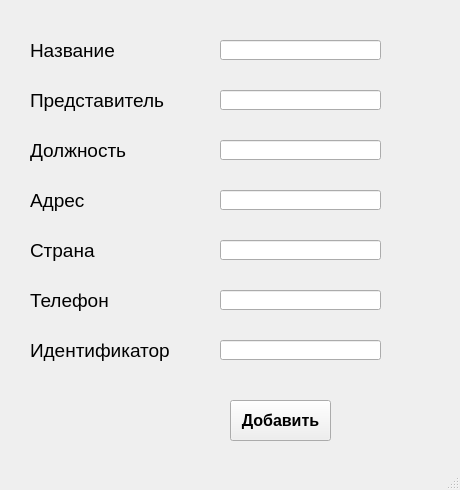
<?xml version="1.0" encoding="UTF-8"?>
<ui version="4.0">
 <class>DillerAdd</class>
 <widget class="QMainWindow" name="DillerAdd">
  <property name="geometry">
   <rect>
    <x>0</x>
    <y>0</y>
    <width>460</width>
    <height>490</height>
   </rect>
  </property>
  <property name="windowTitle">
   <string>Добавление поставщика</string>
  </property>
  <widget class="QWidget" name="centralwidget">
   <widget class="QLabel" name="label">
    <property name="geometry">
     <rect>
      <x>30</x>
      <y>30</y>
      <width>141</width>
      <height>41</height>
     </rect>
    </property>
    <property name="font">
     <font>
      <pointsize>14</pointsize>
      <weight>50</weight>
      <bold>false</bold>
     </font>
    </property>
    <property name="text">
     <string>Название</string>
    </property>
   </widget>
   <widget class="QLabel" name="label_2">
    <property name="geometry">
     <rect>
      <x>30</x>
      <y>80</y>
      <width>141</width>
      <height>41</height>
     </rect>
    </property>
    <property name="font">
     <font>
      <pointsize>14</pointsize>
      <weight>50</weight>
      <bold>false</bold>
     </font>
    </property>
    <property name="text">
     <string>Представитель</string>
    </property>
   </widget>
   <widget class="QLabel" name="label_3">
    <property name="geometry">
     <rect>
      <x>30</x>
      <y>130</y>
      <width>141</width>
      <height>41</height>
     </rect>
    </property>
    <property name="font">
     <font>
      <pointsize>14</pointsize>
      <weight>50</weight>
      <bold>false</bold>
     </font>
    </property>
    <property name="text">
     <string>Должность</string>
    </property>
   </widget>
   <widget class="QLabel" name="label_4">
    <property name="geometry">
     <rect>
      <x>30</x>
      <y>180</y>
      <width>141</width>
      <height>41</height>
     </rect>
    </property>
    <property name="font">
     <font>
      <pointsize>14</pointsize>
      <weight>50</weight>
      <bold>false</bold>
     </font>
    </property>
    <property name="text">
     <string>Адрес</string>
    </property>
   </widget>
   <widget class="QLabel" name="label_5">
    <property name="geometry">
     <rect>
      <x>30</x>
      <y>330</y>
      <width>161</width>
      <height>41</height>
     </rect>
    </property>
    <property name="font">
     <font>
      <pointsize>14</pointsize>
      <weight>50</weight>
      <bold>false</bold>
     </font>
    </property>
    <property name="text">
     <string>Идентификатор</string>
    </property>
   </widget>
   <widget class="QLabel" name="label_6">
    <property name="geometry">
     <rect>
      <x>30</x>
      <y>230</y>
      <width>141</width>
      <height>41</height>
     </rect>
    </property>
    <property name="font">
     <font>
      <pointsize>14</pointsize>
      <weight>50</weight>
      <bold>false</bold>
     </font>
    </property>
    <property name="text">
     <string>Страна</string>
    </property>
   </widget>
   <widget class="QLabel" name="label_7">
    <property name="geometry">
     <rect>
      <x>30</x>
      <y>280</y>
      <width>151</width>
      <height>41</height>
     </rect>
    </property>
    <property name="font">
     <font>
      <pointsize>14</pointsize>
      <weight>50</weight>
      <bold>false</bold>
     </font>
    </property>
    <property name="text">
     <string>Телефон</string>
    </property>
   </widget>
   <widget class="QLineEdit" name="dillerName">
    <property name="geometry">
     <rect>
      <x>220</x>
      <y>40</y>
      <width>161</width>
      <height>20</height>
     </rect>
    </property>
    <property name="font">
     <font>
      <pointsize>12</pointsize>
     </font>
    </property>
   </widget>
   <widget class="QLineEdit" name="dillerAgent">
    <property name="geometry">
     <rect>
      <x>220</x>
      <y>90</y>
      <width>161</width>
      <height>20</height>
     </rect>
    </property>
    <property name="font">
     <font>
      <pointsize>12</pointsize>
     </font>
    </property>
   </widget>
   <widget class="QLineEdit" name="dillerContry">
    <property name="geometry">
     <rect>
      <x>220</x>
      <y>240</y>
      <width>161</width>
      <height>20</height>
     </rect>
    </property>
    <property name="font">
     <font>
      <pointsize>12</pointsize>
     </font>
    </property>
   </widget>
   <widget class="QLineEdit" name="dillerAddres">
    <property name="geometry">
     <rect>
      <x>220</x>
      <y>190</y>
      <width>161</width>
      <height>20</height>
     </rect>
    </property>
    <property name="font">
     <font>
      <pointsize>12</pointsize>
     </font>
    </property>
   </widget>
   <widget class="QLineEdit" name="dillerId">
    <property name="geometry">
     <rect>
      <x>220</x>
      <y>340</y>
      <width>161</width>
      <height>20</height>
     </rect>
    </property>
    <property name="font">
     <font>
      <pointsize>12</pointsize>
     </font>
    </property>
   </widget>
   <widget class="QLineEdit" name="dillerTel">
    <property name="geometry">
     <rect>
      <x>220</x>
      <y>290</y>
      <width>161</width>
      <height>20</height>
     </rect>
    </property>
    <property name="font">
     <font>
      <pointsize>12</pointsize>
     </font>
    </property>
   </widget>
   <widget class="QPushButton" name="dillerAddBtn">
    <property name="geometry">
     <rect>
      <x>230</x>
      <y>400</y>
      <width>101</width>
      <height>41</height>
     </rect>
    </property>
    <property name="font">
     <font>
      <pointsize>12</pointsize>
      <weight>75</weight>
      <bold>true</bold>
     </font>
    </property>
    <property name="text">
     <string>Добавить</string>
    </property>
   </widget>
   <widget class="QLineEdit" name="dillerPos">
    <property name="geometry">
     <rect>
      <x>220</x>
      <y>140</y>
      <width>161</width>
      <height>20</height>
     </rect>
    </property>
    <property name="font">
     <font>
      <pointsize>12</pointsize>
     </font>
    </property>
   </widget>
  </widget>
  <widget class="QMenuBar" name="menubar">
   <property name="geometry">
    <rect>
     <x>0</x>
     <y>0</y>
     <width>460</width>
     <height>21</height>
    </rect>
   </property>
  </widget>
  <widget class="QStatusBar" name="statusbar"/>
 </widget>
 <resources/>
 <connections/>
</ui>
